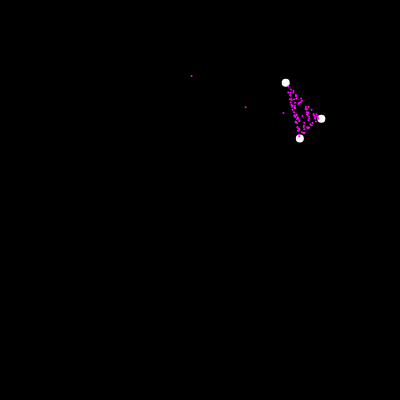
Frame 1 (no input)
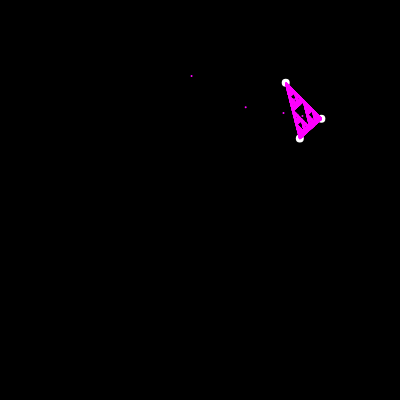
Frame 60 (no input)
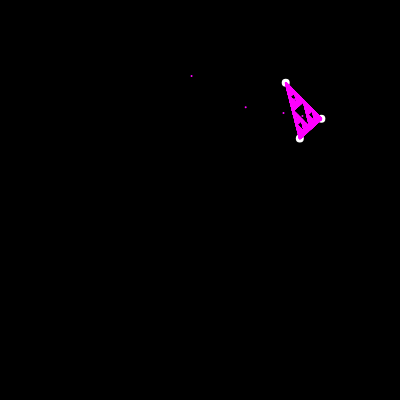
Frame 120 (the mouse pressed at the canvas centre since frame 60)

The p5.js sketch that drew these frames (run headless with seeded random() and noise() and a simulated clock; from frame 60 on, the mouse is pressed at the canvas centre):

// p5.js sketch
// ── sketch.js
let points = [];
var current;

let x, y;

function setup() {
  createCanvas(400, 400);
  background(0); 

  reset(); // Refactoring :)
}

function reset()
{
     
  stroke(255);
  strokeWeight(8); // thickness
 
  //3 random points
  for (let i = 0; i < 3; i++) {
    let v = createVector(random(width), random(height)); // Fixed typo: ceateVector -> createVector
    points.push(v);
  }

  //current point is set to a random position
  current = createVector(random(width), random(height)); // Fixed typo: ceateVector -> createVector

  //initial 3 points
  for (let p of points) {
    point(p.x, p.y);
  }
}
function draw() {
  for (let i = 0; i < 100; i++) {
    strokeWeight(2);
    stroke(255,0,255);
    point(x, y);

    // Randomly choose one of the 3 points and interpolate towards it
    // let r = floor(random(3));
    let next = random(points);
    current.x = lerp(current.x, next.x,0.5);
    current.y = lerp(current.y, next.y,0.5);
    point(current.x, current.y)

   
  }
}
